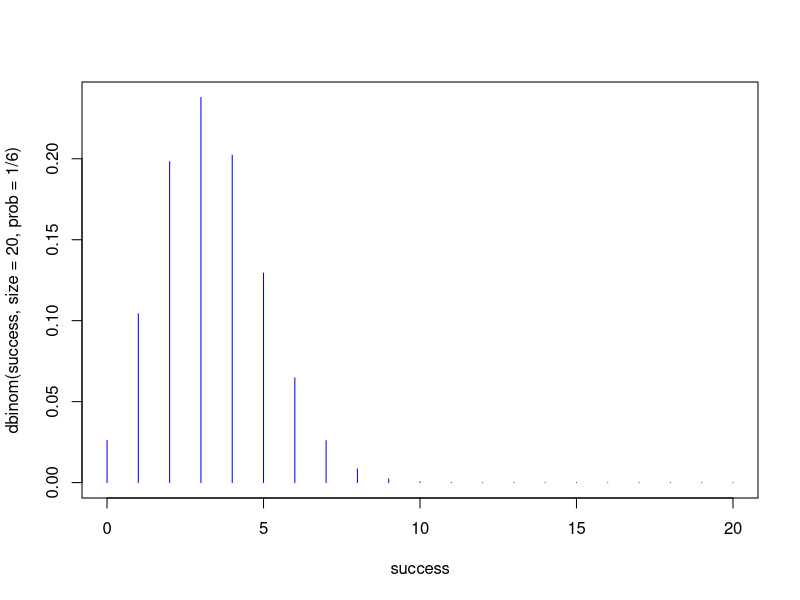
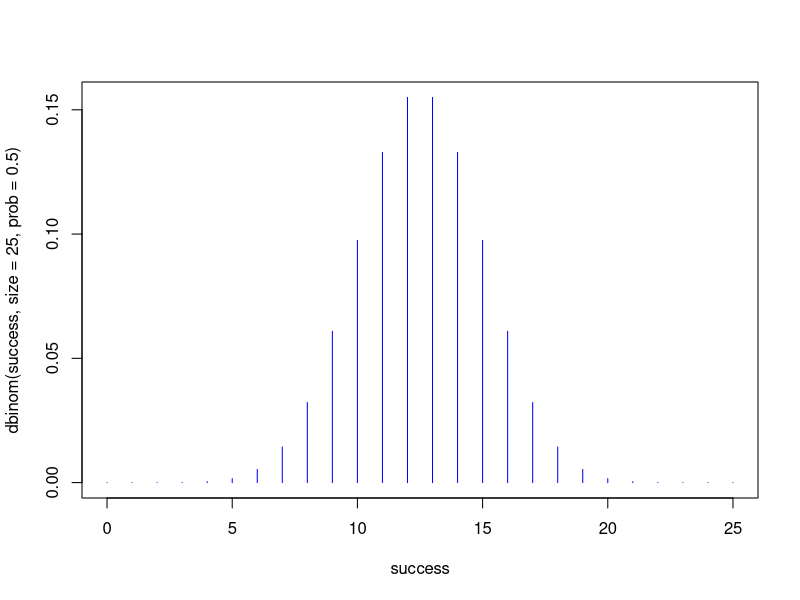
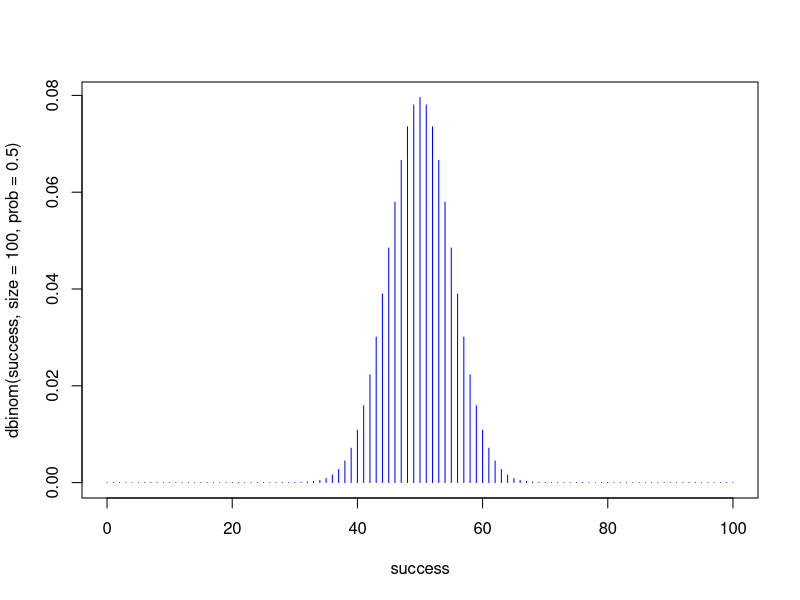

Source code (R) for these figures, in order:
## ---- chunk 1
4/52
## ---- chunk 2
1/6
## ---- chunk 3
1/6+1/6+1/6+1/6+1/6+1/6
## ---- chunk 4
4/52+4/52
## ---- chunk 5
4/52*4/51
## ---- chunk 6
1/2
## ---- chunk 7
1/2*1/2
## ---- chunk 8
dbinom(x=2, size = 2, prob = 1/2)
## ---- chunk 9
dbinom(x=2, size = 2, prob = 0.5)
## ---- chunk 10
dbinom(x=1, size = 1, prob = 1/6)
## ---- chunk 11
dbinom(x =4, size = 20, prob = 1/6)
## ---- chunk 12
success <- 0:20
plot(success, dbinom(success, size=20, prob=1/6),type='h',
     col = "blue")
## ---- chunk 13
dbinom(x=3, size = 20, prob = 1/6)
## ---- chunk 14
dbinom(x = 10, size = 20, prob = 1/6)
## ---- chunk 15
dbinom(x = 1, size = 1, prob = 0.5)
## ---- chunk 16
dbinom(x = 25, size = 25, prob = 0.5)
## ---- chunk 17
success <- 0:25
plot(success, dbinom(success, size=25, prob=.5),type='h', 
     col = "blue")
## ---- chunk 18
success <- 0:100
plot(success, dbinom(success, size=100, prob=.5),type='h', col = "blue")
